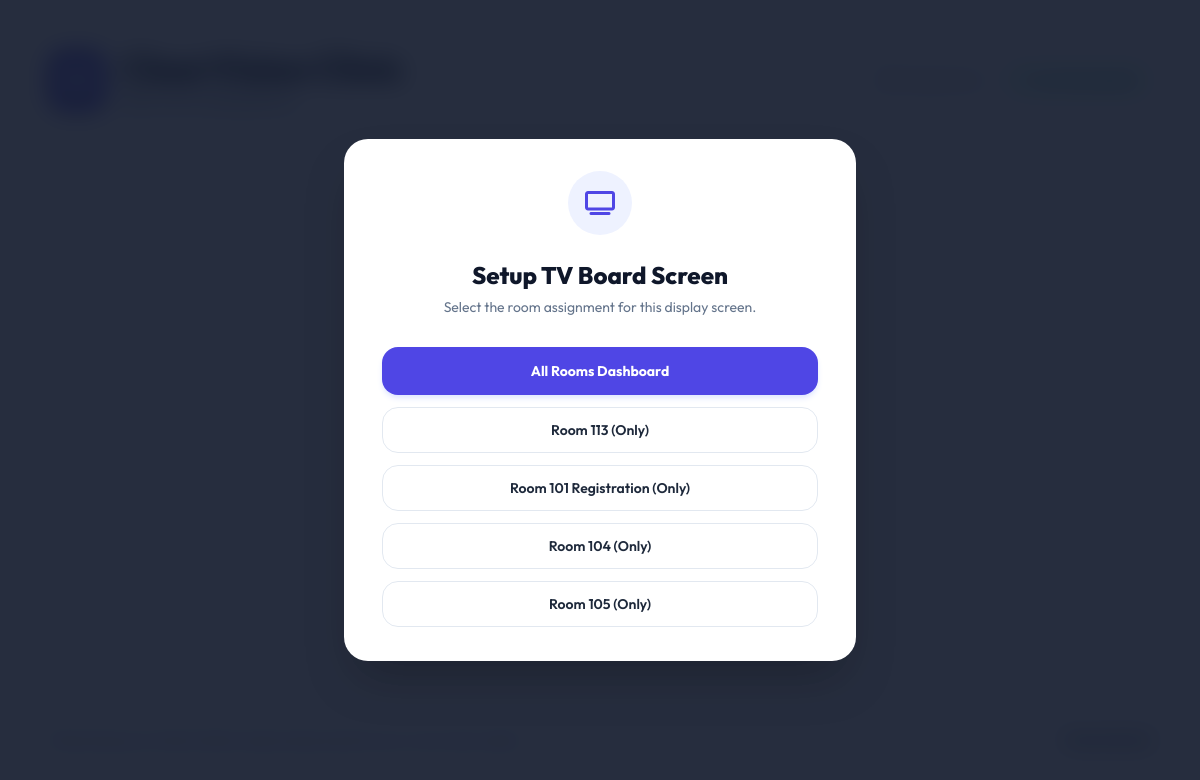
/board/, run on the app's committed database.
### queue_manager/models.py (models this page shows, shortened)
class Room(models.Model):
    name = models.CharField(max_length=50, unique=True)
    description = models.TextField(blank=True, null=True)
    start_token = models.PositiveIntegerField(default=1, help_text="First token number for this room each day. Tokens continue from here or from the last issued number.")

### queue_manager/views.py (the view)
# urls.py: path('board/', views.calling_board_view, name='calling_board'),
def calling_board_view(request):
    check_and_seed_db()
    today = timezone.localdate()
    rooms = Room.objects.all().order_by('name')
    active_calls = {}
    for room in rooms:
        active_patients = Patient.objects.filter(
            room=room,
            status='IN_PROGRESS',
            created_at__date=today
        ).order_by('-updated_at')[:3]
        active_calls[room.id] = list(active_patients)
    context = {
        'rooms': rooms,
        'active_calls': active_calls,
    }
    return render(request, 'calling_board.html', context)

### queue_manager/views.py (called while the page is built, shortened)
def check_and_seed_db():
    if PatientCondition.objects.count() == 0:
        PatientCondition.objects.create(name="Normal", color_theme="blue")
        PatientCondition.objects.create(name="Emergency", color_theme="rose")
        PatientCondition.objects.create(name="Urgent", color_theme="amber")
    if Room.objects.count() == 0:
        Room.objects.create(name="Room 1", description="General Eye Exam")
        Room.objects.create(name="Room 2", description="Refraction & Glasses")
        Room.objects.create(name="Room 3", description="Specialist Diagnostics")

### queue_manager/templates/calling_board.html (shortened to what this page needs)
<!DOCTYPE html>
<html lang="en">
<head>
    <script src="https://cdn.tailwindcss.com"></script>
    <link rel="stylesheet" href="https://cdnjs.cloudflare.com/ajax/libs/font-awesome/6.4.0/css/all.min.css">
</head>
<body class="min-h-screen flex flex-col justify-between p-8 md:p-12 select-none">
    <header class="flex items-center justify-between border-b border-slate-100 pb-6 mb-6">
        <div class="flex items-center space-x-4">
            <div class="bg-indigo-600 text-white p-3 rounded-2xl shadow-lg">
            </div>
            <div>
                <h1 id="board-title" class="text-3xl md:text-4xl font-extrabold tracking-tight">ClearVision Clinic</h1>
                <p id="board-subtitle" class="text-slate-500 font-semibold text-sm md:text-base">Real-time Calling Board</p>
            </div>
        </div>
        <div class="flex items-center space-x-3">
            <button id="btn-change-room" class="p-2 border border-slate-200 hover:bg-slate-50 text-slate-500 hover:text-indigo-600 rounded-xl transition-all font-semibold text-xs flex items-center gap-1.5" title="Change Screen Assignment">
            </button>
            <span class="inline-flex items-center px-4 py-1.5 rounded-full text-sm font-bold bg-emerald-50 text-emerald-600 border border-emerald-100">
            </span>
        </div>
    </header>
    <footer class="border-t border-slate-100 pt-6 mt-6 flex justify-between items-center text-xs md:text-sm font-semibold text-slate-400">
        <div>Please keep your token tickets ready and proceed to your room when called.</div>
        <div id="tv-clock" class="text-slate-600 font-extrabold text-base">00:00:00 AM</div>
    </footer>
    <div id="room-selection-overlay" class="fixed inset-0 bg-slate-900/90 backdrop-blur-md z-50 flex items-center justify-center p-6">
        <div class="bg-white rounded-3xl p-8 max-w-lg w-full shadow-2xl text-center space-y-6">
            <div class="mx-auto w-16 h-16 rounded-full bg-indigo-50 text-indigo-600 flex items-center justify-center text-2xl">
                <i class="fa-solid fa-tv"></i>
            </div>
            <div>
                <h3 class="text-2xl font-extrabold text-slate-900">Setup TV Board Screen</h3>
                <p class="text-sm text-slate-500 mt-1.5">Select the room assignment for this display screen.</p>
            </div>
            <div class="grid grid-cols-1 gap-3 max-h-72 overflow-y-auto p-1.5">
                <button onclick="setScreenAssignment('all', 'All Rooms')" class="w-full py-3.5 px-5 bg-indigo-600 hover:bg-indigo-700 text-white rounded-2xl text-sm font-bold shadow-md shadow-indigo-100 transition-all">
                    All Rooms Dashboard
                </button>
                {% for room in rooms %}
                    <button onclick="setScreenAssignment('{{ room.id }}', '{{ room.name }}', '{{ room.description|default:"" }}')" class="w-full py-3 px-5 border border-slate-200 hover:border-indigo-500 hover:bg-indigo-50 text-slate-800 hover:text-indigo-700 rounded-2xl text-sm font-semibold transition-all">
                        {{ room.name }} (Only)
                    </button>
                {% endfor %}
            </div>
        </div>
    </div>
</body>
</html>

### queue_manager/templates/calling_board.html (style rules this page uses)
body { font-family: 'Outfit', sans-serif; background-color: #ffffff; color: #0f172a; overflow-y: auto; }

### data on the page
Room: name "Room 113"
Room: name "Room 101 Registration"
Room: name "Room 104"
Room: name "Room 105"
